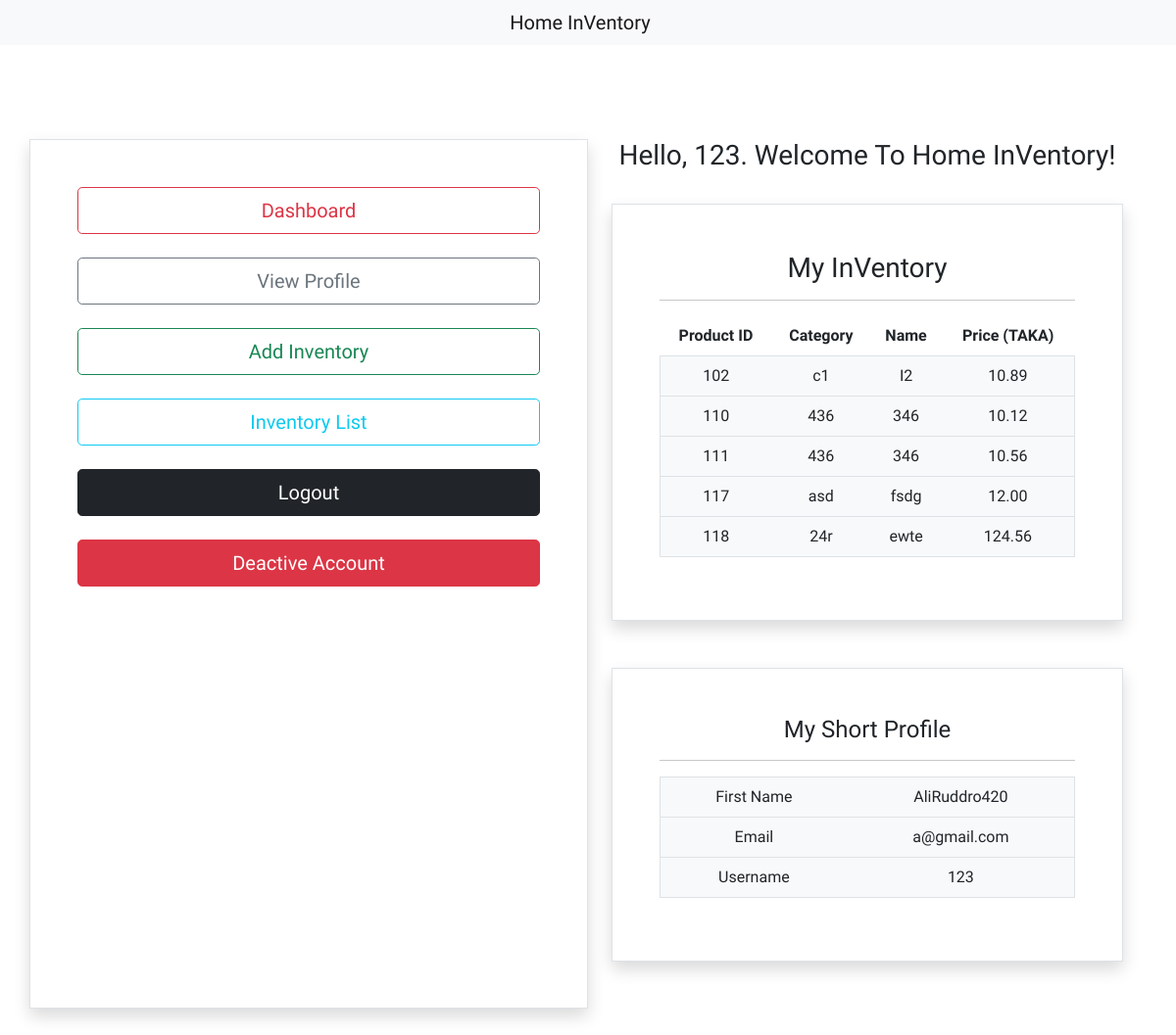
Page /user.php?page=dashboard.php (signed in) on the committed database.
### tables this page shows
CREATE TABLE `user_information_for_shop` (
  `id` int(255) NOT NULL,
  `first_name` varchar(255) DEFAULT NULL,
  `last_name` varchar(255) DEFAULT NULL,
  `user_name` varchar(255) DEFAULT NULL,
  `email_address` varchar(255) DEFAULT NULL,
  `password` varchar(100) DEFAULT NULL,
  `status` varchar(255) NOT NULL DEFAULT '1'
);

CREATE TABLE `intentory_name` (
  `uid` int(11) NOT NULL,
  `id` int(11) DEFAULT NULL,
  `Category` varchar(255) DEFAULT NULL,
  `Name` varchar(255) DEFAULT NULL,
  `Price` float DEFAULT NULL
);

### dashboard.php (the view, shortened to what this page needs)
<?php
$link = mysqli_connect("localhost", "root", "", "register_details");
$session_user = $_SESSION['user_page'];
$user_data = mysqli_query($link, "SELECT * FROM `user_information_for_shop` WHERE `user_name` = '$session_user';");
$user_row = mysqli_fetch_row($user_data);
$id =  $user_row['0'];
?>
<!DOCTYPE html>
<html lang="en">
<head>
    <link href="https://cdn.jsdelivr.net/npm/bootstrap@5.1.3/dist/css/bootstrap.min.css" rel="stylesheet">
</head>
<body>
<div class="container">
    <div class="row">
        <div class="col border shadow p-5">
            <form  method="post">
                <h3 class="text-center">My InVentory</h3> <hr>
        <table class="table">
        <thead>
    <tr>
      <th scope="col">Product ID</th>
      <th scope="col">Category</th>
      <th scope="col">Name</th>
      <th scope="col">Price (TAKA) </th>
    </tr>
  </thead>
<tbody class="border bg-light p-5">
<?php
$inv_data = mysqli_query($link, "SELECT * FROM `intentory_name` WHERE `id` = '$id';");
while($row = mysqli_fetch_assoc($inv_data)){?>
  <tr>
    <td><?php echo $row['uid'] ?></td>
    <td><?php echo $row['Category']?></td>
    <td><?php echo $row['Name']?></td>
    <td><?php echo number_format($row['Price'],2)."<br>"?></td>
  </tr>
  <?php
}
?>
</tbody>
</table>
</form>
        </div>
    </div>
</div>
<div class="container">
    <div class="row mt-5 mb-5">
        <div class="col border shadow p-5">
        <table class="table">
<tbody class="border bg-light p-5">
    <h4 class="text-center">My Short Profile</h4> <hr>
    <tr>
    <td>First Name</td>
    <td><?= $user_row['1']?></td>
  </tr>
  <tr>
    <td>Email</td>
    <td><?= $user_row['4']?></td>
  </tr>
  <tr>
    <td>Username</td>
    <td><?= $user_row['3']?></td>
  </tr>
</tbody>
</table>
        </div>
</body>
</html>

### user.php (shortened to what this page needs)
<!DOCTYPE html>
<html lang="en">
<head>
    <link href="https://cdn.jsdelivr.net/npm/bootstrap@5.1.3/dist/css/bootstrap.min.css" rel="stylesheet">
</head>
<body>
<nav class="navbar-light bg-light ps-5 p-2 pe-5 text-center">
            <div class="container">
              <a class="navbar-brand text-center p-4" href="user.php">Home InVentory</a>
</nav>
<div class="container">
    <div class="row mt-5 mb-5">
        <div class="col-lg-6 col-md-4 col-sm-12 text-center mt-md-5 mb-5 border shadow p-5">
        <table class="table">
<tbody class="border bg-light p-5">
<div>
<a style="display:block;" type="submit" class="btn btn-outline-danger btn-lg btn-block" href="user.php?page=dashboard.php">Dashboard</a>
</div>
  <br>
  <div>
<a style="display:block;" type="submit" class="btn btn-outline-secondary me-auto btn-lg" href="user.php?page=profile.php">View Profile</a>
</div>
<br>
  <div>
  <a style="display:block;" type="submit" class="btn btn-outline-success me-auto btn-lg" href="user.php?page=addinventory.php">Add Inventory</a>
  </div>
  <br>
<div>
<a style="display:block;" type="submit" class="btn btn-outline-info me-auto btn-lg" href="user.php?page=alllist.php">Inventory List</a>
</div>
<br>
<div>
<a style="display:block;" class="btn btn-dark btn-lg ml-auto" href="logout.php">Logout</a>
</div>
<br>
<div>
<a style="display:block;" class="btn btn-danger btn-lg ml-auto" href="deactive_user.php">Deactive Account</a>
</div>
</tbody>
</table>
<?php
$link = mysqli_connect("localhost", "root", "", "register_details");
$session_user = $_SESSION['user_page'];
$user_data = mysqli_query($link, "SELECT * FROM `user_information_for_shop` WHERE `user_name` = '$session_user';");
$user_row = mysqli_fetch_row($user_data);
?>
        </div>
        <div class="col-lg-6 col-md-8 col-sm-12 text-center mt-5 mb-5">
        <h3 class="text-center">Hello, <?= $user_row['3']?>. Welcome To Home InVentory!</h3> <br>
            <?php
            if(isset($_GET['page'])){
              $page = $_GET['page'];
            }
            else $page = "user.php";
          if(file_exists($page)){
            require_once $page;
          }
            ?>
        </div>
    </div>
</div>
</body>
</html>

### user.php (style rules this page uses)
body { font-family: 'PT Sans Narrow', sans-serif; }

### dashboard.php (style rules this page uses)
body { font-family: 'PT Sans Narrow', sans-serif; }

### rows in the picture
user_information_for_shop: user_name "123", first_name "AliRuddro420", email_address "a@gmail.com"
intentory_name: uid "102", Category "c1", Name "I2", Price "10.89"
intentory_name: uid "110", Category "436", Name "346", Price "10.12"
intentory_name: uid "111", Category "436", Name "346", Price "10.56"
intentory_name: uid "117", Category "asd", Name "fsdg", Price "12.00"
intentory_name: uid "118", Category "24r", Name "ewte", Price "124.56"
